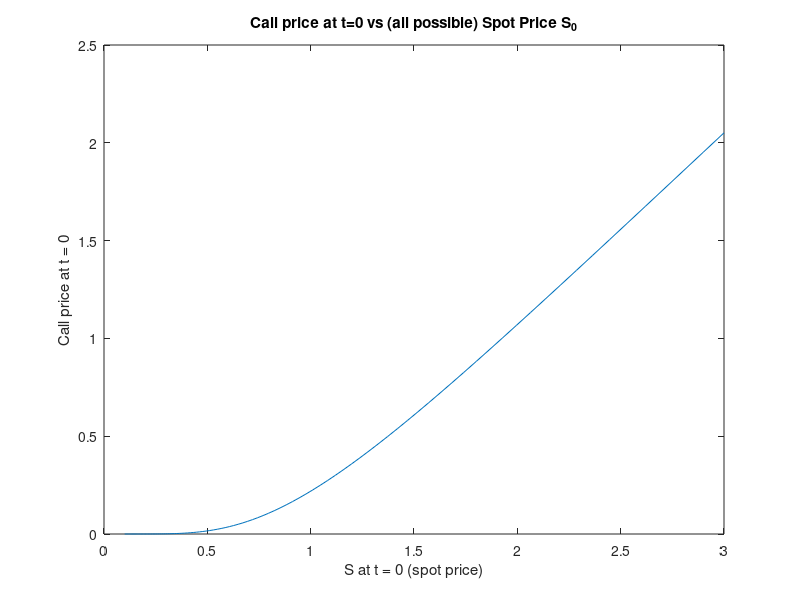

Write MATLAB code to recreate this figure.
%% PARAMETERS:
% Option parameters:
S0 = 1; K = 0.95; r = 0.001; sigma = 0.5; T = 1;

% Space grid:
N = 100; 
Smin = 0.1 * S0;
Smax = 3 * S0;
xmin = log(Smin/S0);
xmax = log(Smax/S0);
dx = (xmax-xmin)/N;
x = xmin + (0:N) * dx; % space grid

% Time grid:
M = 1000;
dt = T/M;
t = (0:M) * dt;

%% PDE NUMERICAL APPROXIMATION:
% ---------- CHANGE HERE IF NOT EU CALL ---------- %
c = max(S0*exp(x') - K, 0); % EU CALL price vector (terminal condition)
% ------------------------------------------------ %
cnew = zeros(size(c)); % new price vector that we are going to fill

% Backward Euler Scheme (Explicit Euler):
A = (r - sigma^2 / 2) * (1 / (2 * dx)) - sigma^2 / 2 * (1 / dx^2);
B = (-1 / dt) + sigma^2 / dx^2 + r;
C = -(r - sigma^2 / 2) * (1 / (2 * dx)) - sigma^2 / 2 * (1 / dx^2);

for j=M:-1:1
    % ---------- CHANGE HERE IF NOT EU CALL ---------- %
    cnew(1) = 0; % BC @ xmin = 0
    % ------------------------------------------------ %
    for i=2:N
        cnew(i) = (-dt) * (A * c(i-1) + B * c(i) + C * c(i+1));
    end
    % ---------- CHANGE HERE IF NOT EU CALL ---------- %
    cnew(N+1) = Smax - K*exp(-r*(T-(j-1)*dt)); % BC @ xmax = xmin + N*dx
    % ------------------------------------------------ %
    c = cnew;
end

%% PLOT:
figure
plot(S0 * exp(x), c); 
title('Call price at t=0 vs (all possible) Spot Price S_0'); 
xlabel('S at t = 0 (spot price)');
ylabel('Call price at t = 0');

%% INTERPOLATION:
price_PDE = interp1(x, c, 0, 'spline') % Interpolation of c at x = 0, i.e S = S0
% (S0 being the one we the one we initialized in "Model parameters").
[price_CHECK, ~] = blsprice(S0, K, r, T, sigma) % Comparison w/ B&S price. 